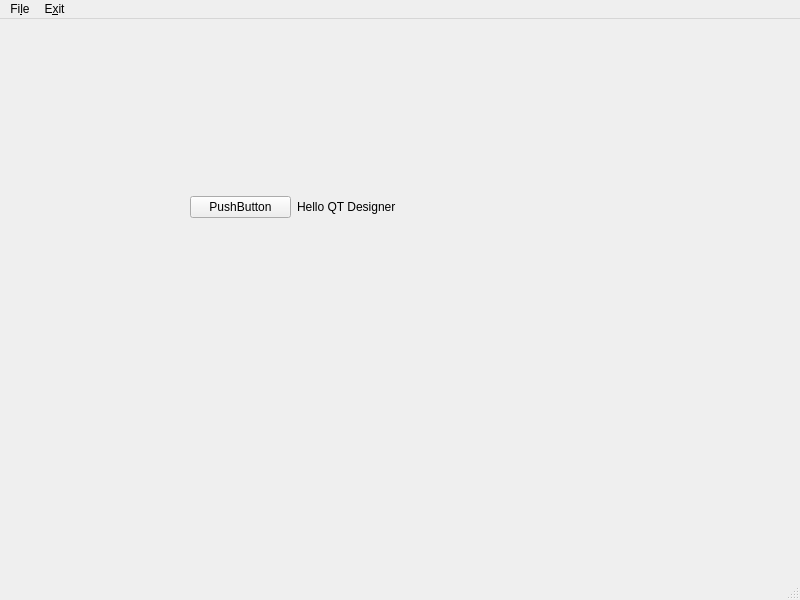
<?xml version="1.0" encoding="UTF-8"?>
<ui version="4.0">
 <class>MainWindow</class>
 <widget class="QMainWindow" name="MainWindow">
  <property name="geometry">
   <rect>
    <x>0</x>
    <y>0</y>
    <width>800</width>
    <height>600</height>
   </rect>
  </property>
  <property name="windowTitle">
   <string>MainWindow</string>
  </property>
  <widget class="QWidget" name="centralwidget">
   <widget class="QWidget" name="">
    <property name="geometry">
     <rect>
      <x>190</x>
      <y>170</y>
      <width>208</width>
      <height>36</height>
     </rect>
    </property>
    <layout class="QHBoxLayout" name="horizontalLayout">
     <item>
      <widget class="QPushButton" name="btn">
       <property name="text">
        <string>PushButton</string>
       </property>
      </widget>
     </item>
     <item>
      <widget class="QLabel" name="lab">
       <property name="text">
        <string>Hello QT Designer</string>
       </property>
      </widget>
     </item>
    </layout>
   </widget>
  </widget>
  <widget class="QMenuBar" name="menubar">
   <property name="geometry">
    <rect>
     <x>0</x>
     <y>0</y>
     <width>800</width>
     <height>30</height>
    </rect>
   </property>
   <widget class="QMenu" name="menuFile">
    <property name="title">
     <string>Fi&amp;le</string>
    </property>
   </widget>
   <widget class="QMenu" name="menuExit">
    <property name="title">
     <string>E&amp;xit</string>
    </property>
   </widget>
   <addaction name="menuFile"/>
   <addaction name="menuExit"/>
  </widget>
  <widget class="QStatusBar" name="statusbar"/>
 </widget>
 <resources/>
 <connections/>
</ui>
